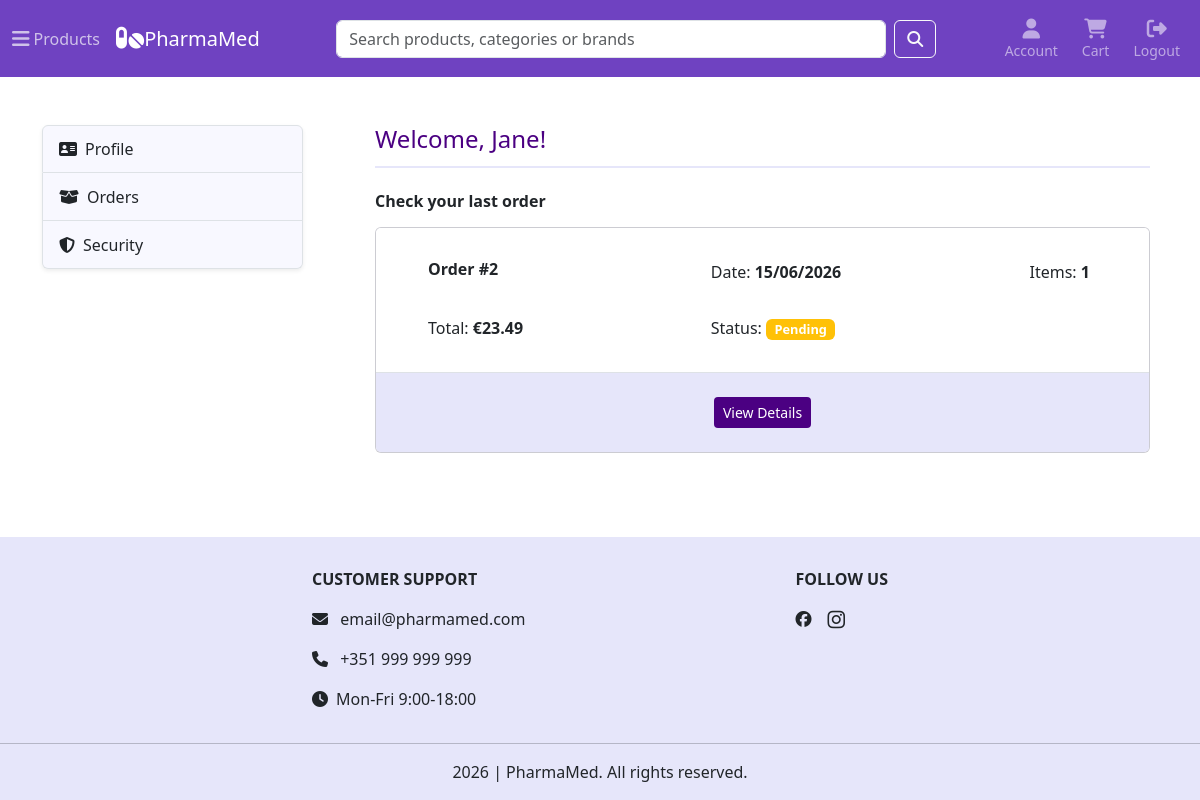
Page /account/home (signed in) on the committed database.
### tables this page shows
CREATE TABLE users (
    id INTEGER PRIMARY KEY AUTOINCREMENT,
    first_name TEXT NOT NULL,
    last_name TEXT NOT NULL,
    email TEXT NOT NULL UNIQUE,
    password_hash TEXT NOT NULL,
    created_at TIMESTAMP DEFAULT CURRENT_TIMESTAMP,
    reset_token TEXT,
    reset_token_expiry TEXT
);

CREATE TABLE orders (
    id INTEGER PRIMARY KEY AUTOINCREMENT,
    user_id INTEGER NOT NULL,
    address_id INTEGER NOT NULL,
    full_name TEXT NOT NULL,
    address_line TEXT NOT NULL,
    postal_code TEXT NOT NULL,
    city TEXT NOT NULL,
    country TEXT NOT NULL,
    shipping_method TEXT NOT NULL,
    subtotal REAL NOT NULL,
    shipping_cost REAL NOT NULL,
    total REAL NOT NULL,
    status TEXT NOT NULL DEFAULT 'pending',
    created_at TIMESTAMP DEFAULT CURRENT_TIMESTAMP,
    updated_at TIMESTAMP DEFAULT CURRENT_TIMESTAMP,
    FOREIGN KEY (user_id) REFERENCES users(id)
);

### app/routes/account.py (the view)
@account_bp.route("/home")
@login_required
def account_home():
    db = get_db()
    user = get_user_profile(db, current_user.id)
    first_name = user["first_name"]
    orders = get_user_orders(db, current_user.id, limit=1)
    return render_template("account/dashboard.html", first_name=first_name, active_page=None, orders=orders)

### app/__init__.py (called while the page is built)
@app.context_processor
def inject_globals():
    return {
        "categories_menu": load_categories_menu(),
        "cart_count": get_cart_count()
    }

### app/models/user.py (called while the page is built)
@login_manager.user_loader
def load_user(user_id):
    db = get_db()
    user = db.execute(
        """
        SELECT id, email, first_name, last_name
        FROM users
        WHERE id = ?
        """,
        (int(user_id),)
    ).fetchone()
    if user is None:
        return None
    return User(
        user["id"],
        user["email"],
        user["first_name"],
        user["last_name"]
    )

### app/services/cart_service.py (called while the page is built)
def get_cart_count():
    db = get_db()
    if current_user.is_authenticated:
        return db_cart_count(db, current_user.id)
    session_cart = session.get('cart', {})
    return sum(session_cart.values())

def db_cart_count(db, user_id):
    cart_count = db.execute(
        """
        SELECT SUM(quantity) as total
        FROM cart_items ci
        JOIN carts c ON ci.cart_id = c.id
        WHERE c.user_id = ?
        """,
        (user_id,)
    ).fetchone()
    return cart_count["total"] or 0

### app/services/order_service.py (called while the page is built)
def get_user_orders(db, user_id, limit=None):
    query = """
        SELECT o.*, SUM(oi.quantity) AS item_count
        FROM orders o
        JOIN order_items oi ON oi.order_id = o.id
        WHERE o.user_id = ?
        GROUP BY o.id
        ORDER BY o.created_at DESC
    """
    params = [user_id]
    if limit is not None:
        query += " LIMIT ?"
        params.append(limit)
    orders = db.execute(query, tuple(params)).fetchall()
    return orders

### app/services/user_service.py (called while the page is built)
def get_user_profile(db, user_id):
    return db.execute(
        """
        SELECT first_name, last_name
        FROM users
        WHERE id = ?
        """,
        (user_id,)
    ).fetchone()

### app/utils/categories.py (called while the page is built)
def load_categories_menu():
    db = get_db()
    rows = db.execute(
        """
        SELECT category_id, name, parent_id, icon
        FROM categories
        ORDER BY category_id
        """
    ).fetchall()
    categories_menu = {}
    for row in rows:
        if row["parent_id"] == 0:
            categories_menu[row["category_id"]] = {
                "category_data": row,
                "subcategories": []
            }
    for row in rows:
        parent_id = row["parent_id"]
        if parent_id != 0 and parent_id in categories_menu:
            categories_menu[parent_id]["subcategories"].append(row)
    return categories_menu

### app/utils/formatting.py (called while the page is built)
def format_date(value):
    return datetime.strptime(value, "%Y-%m-%d %H:%M:%S").strftime("%d/%m/%Y")

### app/templates/account/dashboard.html (shortened to what this page needs)
{% extends "account/account.html" %}
{% block account_content %}
<div class="section-heading pb-1">
    <h1 class="fs-4">Welcome, {{ current_user.first_name }}!</h1>
</div>
{% for order in orders %}
    <h2 class="fw-semibold fs-6 mb-3 mt-4">Check your last order</h2>
    <div class="card order-card mb-4">
        <ul class="list-group list-group-flush">
            <li class="list-group-item p-3">
                <div class="row mt-3">
                    <div class="col-12 col-md-6 col-lg-5 mb-3 mb-md-0 ps-lg-5">
                        <h3 class="fs-6 fw-bold">Order #{{ order.id }} </h3>
                    </div>
                    <div class="col-12 col-md-6 col-lg-5">
                        <p>Date: <strong>{{ order.created_at | format_date }}</strong></p>
                    </div>
                    <div class="col-12 col-md-6 col-lg-2 mt-md-3 mt-lg-0">
                        <p>Items: <strong>{{ order.item_count }}</strong></p>
                    </div>
                    <div class="col-12 col-md-6 col-lg-5 mt-md-3 ps-lg-5">
                        <p>Total: <strong>€{{ "%.2f"|format(order.total)  }}</strong></p>
                    </div>
                    <div class="col-12 col-md-6 col-lg-7 mt-md-3">
                        <p>Status: <span class="badge {% if order.status == 'pending' %}bg-warning{% elif order.status == 'processing' %}bg-info{% elif order.status == 'shipped' %}bg-primary{% elif order.status == 'delivered' %}bg-success{% elif order.status == 'cancelled' %}bg-danger{% endif %}">{{ order.status|title }}</span></p>
                    </div>
                </div>
            </li>
            <li class="list-group-item dark-item p-4">
                <div class="text-center">
                    <a href="{{ url_for('account.order_details', order_id=order.id) }}" class="btn btn-sm action-btn" aria-label="View details for order {{ order.id }}">
                        View Details
                    </a>
                </div>
            </li>
        </ul>
    </div>
{% endfor %}
{% endblock %}

### app/static/styles.css (style rules this page uses)
#productsMenu .accordion-item .list-group-item, .category-card, .pagination .page-link:hover, .sort-btn.show, .filter-btn.show, .total-items, .cart-bottom, .order-card { background-color: #F8F8FF; }
#productsMenu .list-group-item:hover, #productsMenu .accordion-button:not(.collapsed):hover, .carousel, .category-card:hover, .breadcrumb-nav, .sorting-dropdown .dropdown-item:hover, .filter-dropdown .dropdown-item:hover, #accountSidebar .list-group-item:hover, .dark-item { background-color: #E6E6FA; }
.category-card .card-title, .category-name, .product-name, .item-name, .section-heading, .forgot-password-link a:hover { color: #4B0082; }
.action-btn { background-color: #4B0082; color: white; }
.badge { background-color: #4B0082; font-size: 0.8rem; }
.register-link, .login-link, .section-heading { border-bottom: solid 2px #E6E6FA; }

### rows in the picture
users: first_name "Jane"
orders: id "2", created_at "15/06/2026", item_count "1", total "23.49", status "Pending"
